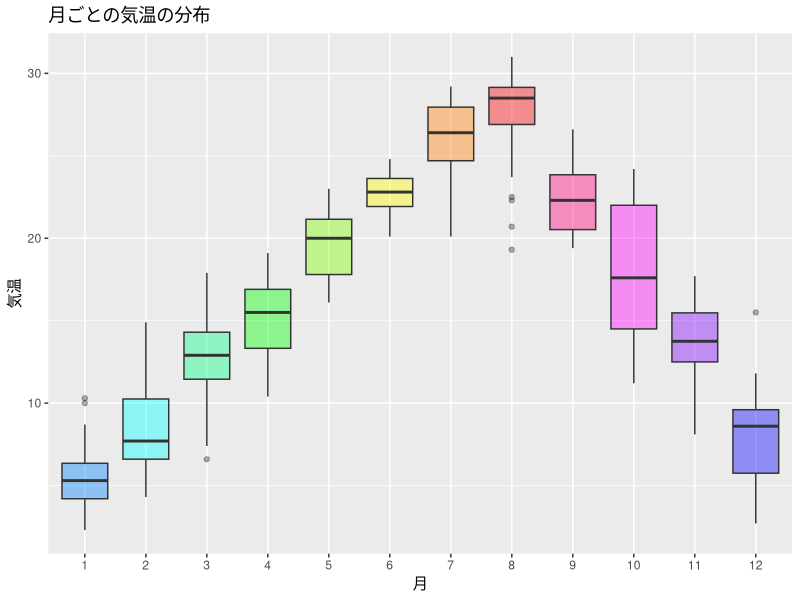
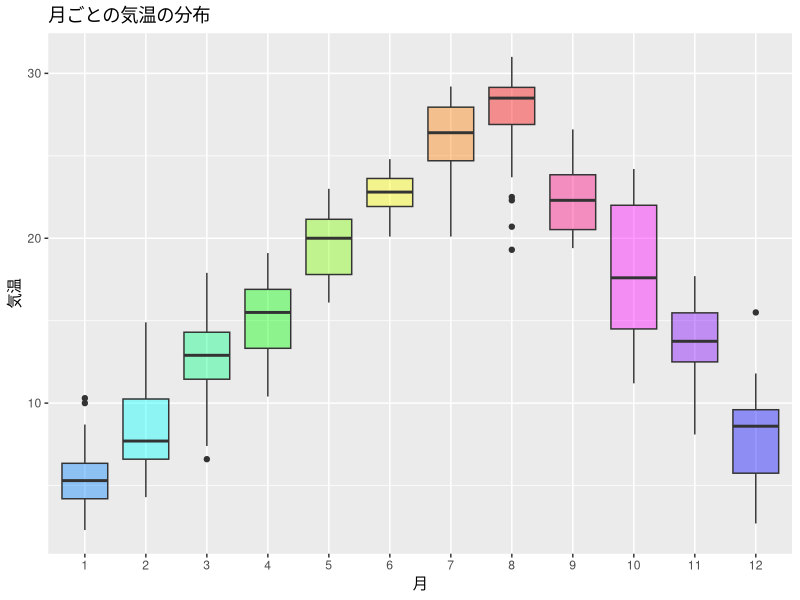
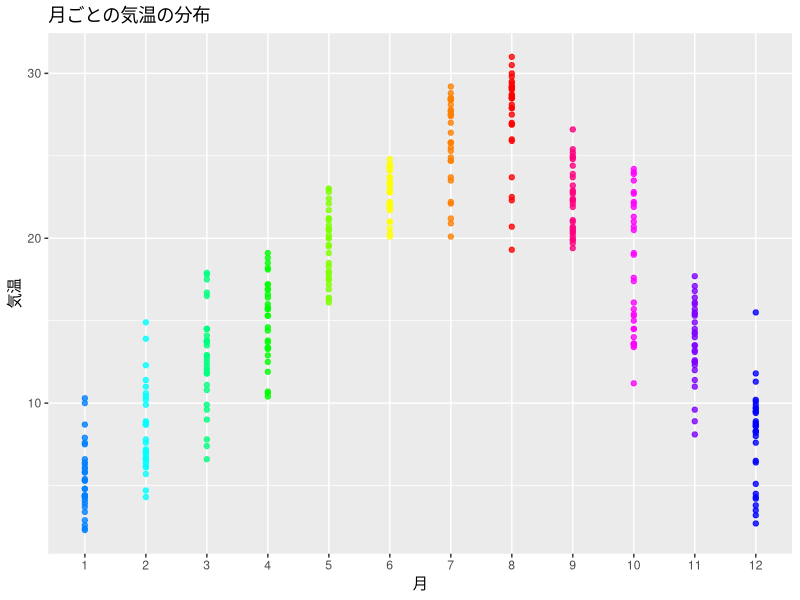
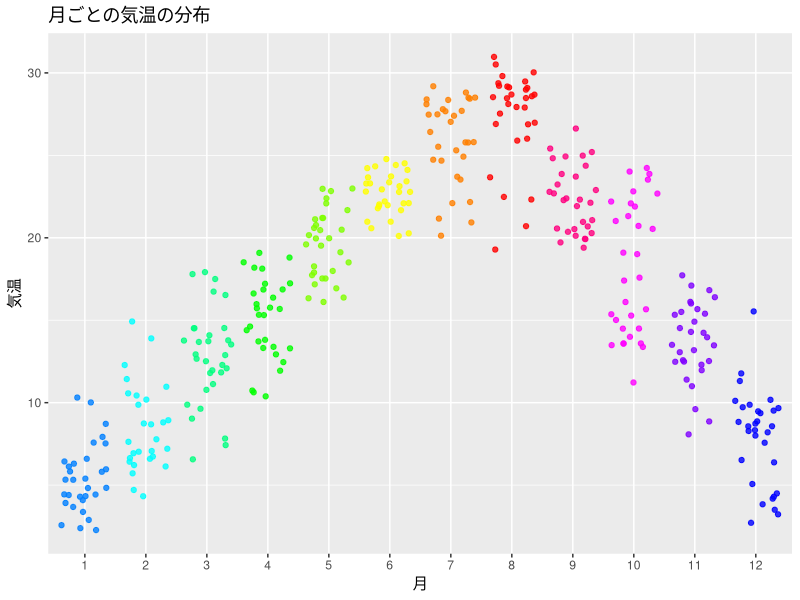
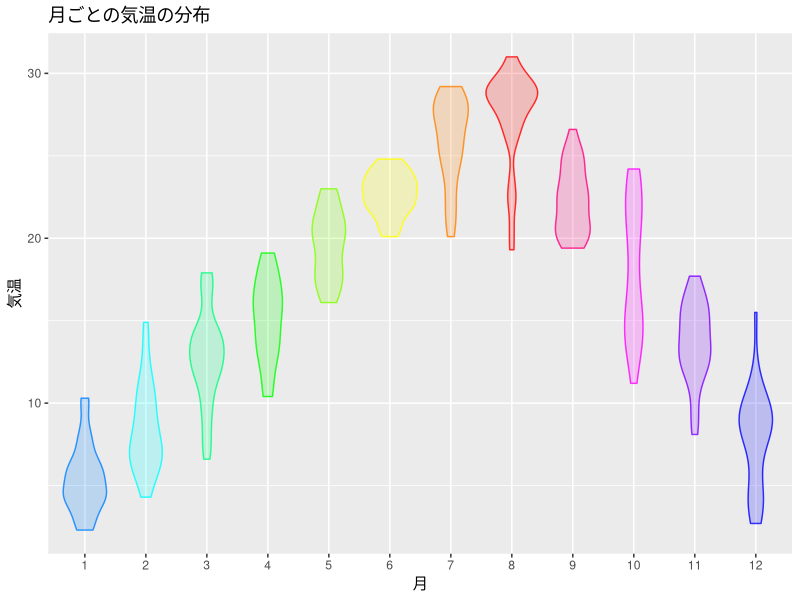
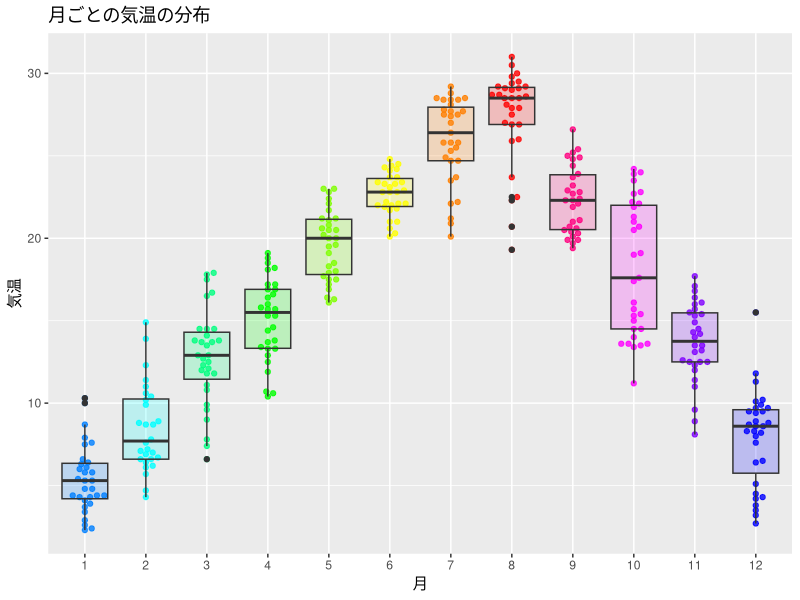

The R source for these figures, in order:
### 箱ひげ図の描画
## 気候データによる例
library(tidyverse)
## データの読み込み
kikou <- read_csv(file="kikou2021.csv",
                  locale=locale(encoding="sjis"),
                  show_col_types = FALSE)
cols <- rainbow(12)[c(8:1,12:9)] # 月ごとの色の設定(赤系を夏，青系を冬)
kikou <- kikou |> mutate(月=as_factor(月)) # 月はfactorに変換しておく
ggplot(kikou) +
  geom_boxplot(aes(月, 気温),
               fill=cols, # 箱の色の設定
               alpha=0.4) + # 透明度を上げる
  labs(x="月", title="月ごとの気温の分布") # x軸のラベル名とタイトルの(再)設定

## 以下でも同様(色の設定についてはいろいろな方法がある)
palecols <- adjustcolor(cols,
                        alpha.f=0.4) # 透明度(アルファ値)を設定
kikou |> # パイプ演算子を使って書く場合
  ggplot(aes(as_factor(月), 気温)) + # 関数ggplotでx,y軸を指定しても良い
  geom_boxplot(fill=palecols) + # alphaを指定しないので外れ値の透明度はそのまま
  labs(x="月", title="月ごとの気温の分布") # x軸のラベル名とタイトルの(再)設定

## 分布を見るその他の方法 (以下を重ねることも可能)
kikou |>
  ggplot(aes(月, 気温, colour=月)) + 
  geom_point(show.legend=FALSE) + # 月毎にデータ点を描画
  scale_colour_manual(values=adjustcolor(cols, 0.8)) + # colour の色
  labs(x="月", title="月ごとの気温の分布") 
 
kikou |>
  ggplot(aes(月, 気温, colour=月)) + 
  geom_jitter(show.legend=FALSE) + # x座標をランダムにずらす
  scale_colour_manual(values=adjustcolor(cols, 0.8)) + # colour の色
  labs(x="月", title="月ごとの気温の分布")   

kikou |>
  ggplot(aes(月, 気温, fill=月, colour=月)) + 
  geom_violin(show.legend=FALSE) + # バイオリンプロット. 幅でデータの多寡を表現
  scale_colour_manual(values=adjustcolor(cols, 0.8)) + # colour の色
  scale_fill_manual(values=adjustcolor(cols, 0.2)) + # fill の色
  labs(x="月", title="月ごとの気温の分布")  
  
## 関数 ggbeeswarm::geom_beeswarm を用いたデータ点の重ね描きの例
## install.packages("ggbeeswarm") # パッケージのインストール(必要な場合)
library(ggbeeswarm)
kikou |> # jitterより規則的に点を配置してくれる
  ggplot(aes(月, 気温)) + 
  geom_beeswarm(aes(colour=月), show.legend=FALSE) + # 月ごとに colour を変更
  geom_boxplot(aes(fill=月), show.legend=FALSE) + # 月ごとにfillだけ変更
  scale_colour_manual(values=adjustcolor(cols, 0.8)) + # colour の色
  scale_fill_manual(values=adjustcolor(cols, 0.2)) + # fill の色
  labs(x="月", title="月ごとの気温の分布") 
